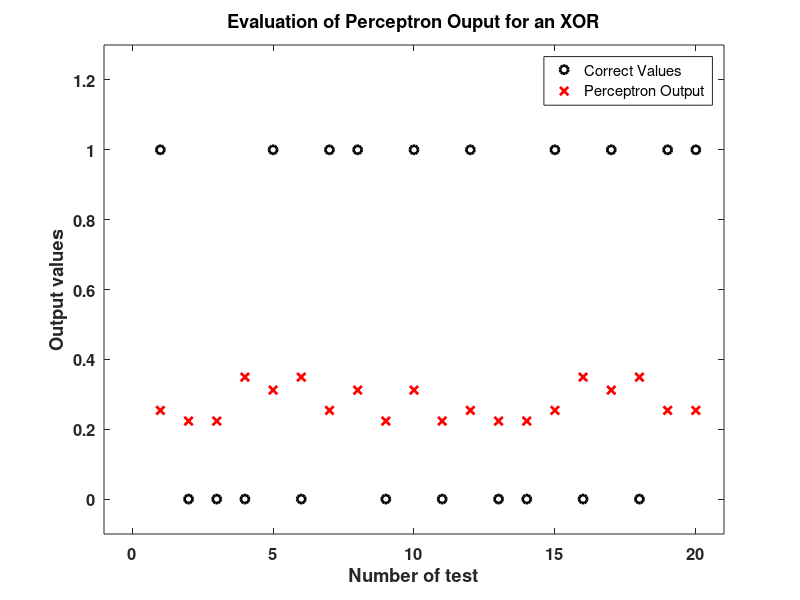

Write the MATLAB code that produced this figure.
function myperceptron_XOR_53384654
% Funcion principal que realiza las funciones de
 %1) Creación de las variables para el banco de entrenamiento y banco de
    %validación
 %2) Creación de la red neuronal (perceptron)
 %3) Entrenamiento de la red neuronal con el set de valores del banco de
    %entrenamiento
 %4) Validación de la red con el banco de validación.
 %5) Calculo y representación del error cometido.
    
%%%%%%%%%%%%%%%%%%%%%%%%%%%%%%%%%%%%%%%%%%%%%%%%%%%%%%%%%%%%%%%%%
%Creamos entradas y salidas de entrenamiento para una funcion AND
%%%%%%%%%%%%%%%%%%%%%%%%%%%%%%%%%%%%%%%%%%%%%%%%%%%%%%%%%%%%%%%
% Inicializamos las variables E1, E2 y SE ideales para entrenamiento
muestras_train = 5000;
E1 = round(rand(muestras_train,1));
E2 = round(rand(muestras_train,1));
SE = double(xor(E1,E2));
%%%%%%%%%%%%%%%%%%%%%%%%%%%%%%%%%%%%%%%%%%%%%%%%%%%%%%%%%%%%%%%%%
%%%% Creamos entradas y salidas de validacion E1V, E2V, SEV para test
%%%%%%%%%%%%%%%%%%%%%%%%%%%%%%%%%%%%%%%%%%%%%%%%%%%%%%%%%%%%%%%%%
muestras_val = 20;
E1V = round(rand(muestras_val,1));
E2V = round(rand(muestras_val,1));
SEV = double(xor(E1V,E2V));
%%%%%%%%%%%%%%%%%%%%%%%%%%%%%%%%%%%%%%%%%%%%%%%%%%%%%%%%%%%%%%%%%
% Inicializamos un perceptron para 2 entradas %%%
%%%%%%%%%%%%%%%%%%%%%%%%%%%%%%%%%%%%%%%%%%%%%%%%%%%%%%%%%%%%%%%%%
myperceptron=initialize_perceptron(2);

%%%%%%%%%%%%%%%%%%%%%%%%%%%%%%%%%%%%%%%%%%%%%%%%%%%%%%%%%%%%%%%%%
% Entrenamos el perceptron para un LR, por defecto 0.7
%%%%%%%%%%%%%%%%%%%%%%%%%%%%%%%%%%%%%%%%%%%%%%%%%%%%%%%%%%%%%%%%%
LR=0.7;
myperceptronT=train_perceptron(myperceptron,LR,[E1 E2],SE);

%%%%%%%%%%%%%%%%%%%%%%%%%%%%%%%%%%%%%%%%%%%%%%%%%%%%%%%%%%%%%%%%%
% Evaluamos el perceptron
%%%%%%%%%%%%%%%%%%%%%%%%%%%%%%%%%%%%%%%%%%%%%%%%%%%%%%%%%%%%%%%%%
S_est=useperceptron(myperceptronT,[E1V E2V]);

%%%%%%%%%%%%%%%%%%%%%%%%%%%%%%%%%%%%%%%%%%%%%%%%%%%%%%%%%%%%%%%%%
%Calculamos y representamos el error cometido
%%%%%%%%%%%%%%%%%%%%%%%%%%%%%%%%%%%%%%%%%%%%%%%%%%%%%%%%%%%%%%%%%
error=mean(abs(SEV-S_est));
 
close all
figure,
plot(SEV,'ok','LineWidth',2),hold on
plot(S_est,'xr','LineWidth',2)
%set(gcf,'FontWeight','bold')
set(gca,'FontSize',12) %# Fix font size of the text in the current axes 
set(gca,'FontWeight','bold')  %# Fix Bold text in the current axes 
xlabel('Number of test','FontWeight','bold')
ylabel('Output values','FontWeight','bold')
axis([-1 length(SEV)+1 -0.1 1.3])
legend('Correct Values','Perceptron Output')
title('Evaluation of Perceptron Ouput for an XOR','FontWeight','bold')
 
function [myperceptron]=initialize_perceptron(n_inputs)
%function [myperceptron]=initialize_perceptron(n_inputs)
%funcion que inicializa un perceptron y le asigna pesos aleatorios Esta función crea e inicializa la estructura myperceptron.weights donde se guardan los pesos del perceptron. Los valores de los pesos iniciales deben ser números aleatorios entre -1 y 1.
% INPUTS:
    % n_inputs: numero de entradas al perceptron
% OUPUT:
      % myperceptron:  estructura con el perceptron 
          % myperceptron.bias:       %Bias del perceptron (e.g. 1)
          % myperceptron.weights:    %Pesos del perceptron
          
%Creamos el struct del perceptron
%n_inputs = 10;
myperceptron = struct;  

%Creamos un array de pesos con el mismo número de elementos que n_inputs

%inicializamos los pesos a aleatorios
myperceptron.weights = -1+2*rand(1,n_inputs+1);
myperceptron.bias = [1];
end
 
function [myperceptron]=train_perceptron(myperceptron,LR,input,output)
% function myperceptron=train_perceptron(myperceptron,LR,input,output)
% funcion que modifica los pesos del perceptron para que vaya aprendiendo a
% a partir de los valores de entrada que se le indican
% ESTE PERCEPTRON UTILIZA:
    % Funcion sigma SIGMOIDAL
    % Entrenamiento DELTA RULE
% INPUTS:
   % myperceptron:  estructura con el perceptron
           %myperceptron.bias:       %Bias del perceptron (e.g. 1)
           %myperceptron.weights:    %Pesos del perceptron 
   % LR: learning rate (e.g. 0.7)
   % input: matriz con valores de entrada de entrenamiento (e.g. [E1 E2])
   % output: vector con valores de salida de entrenamiento (e.g. [SE])
% OUPUT:
      % myperceptron:  estructura con el perceptron ya entrenado
          %myperceptron.bias:       %Bias del perceptron (e.g. 1)
          %myperceptron.weights:    %Pesos del perceptron ya entrenado
%and_training = and(E1,E2);
%and_validation = and(E1V,E2V);
a = 1; %Parámetro "a" de la función sigmoidal

    for i=1:length(input(:,1))
        x = [myperceptron.bias input(i,:)]; %Creamos el vector de inputs
        producto = x.*myperceptron.weights;
        local_field = sum(producto); %Sumatorio del producto entre las entradas y los pesos
        y = 1/(1+exp(-a*local_field)); %Salida del perceptrón
        out_error = output(i)-y; %Definimos el error como la resta de la salida actual y la salida deseada
        myperceptron.weights = myperceptron.weights + LR.*out_error.*x; %Actualizamos los pesos
    end
  
end
 
function [out]=useperceptron(myperceptron,input)
% function out=useperceptron(myperceptron,input)
% funcion que utiliza el perceptron para calcular las salidas a partir de
% las entradas de acuerdo con lo que haya aprendido el perceptron en la
% fase de entrenamiento
a=1;
    for i=1:length(input(:,1))
        x = [myperceptron.bias input(i,:)]; %Creamos el vector de inputs
        local_field = sum(x.*myperceptron.weights); %Sumatorio del producto entre las entradas y los pesos
        out(i) = 1/(1+exp(-a*local_field)); %Salida del perceptrón 
    end


end


end